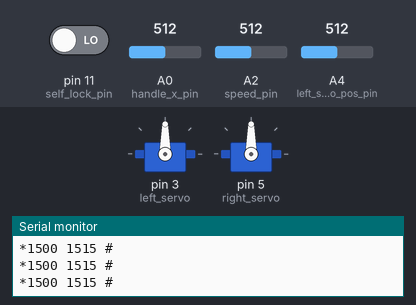
A sketch run on a simulated Arduino Uno, built with avr-gcc and run on an emulated ATmega328P. Parts: 2 × servo, the last lines printed to the serial monitor. The test bench sets the inputs (shaded band); at power-on: A0 (handle_x_pin) = 512, A4 (left_servo_pos_pin) = 512, pin 11 (self_lock_pin) LOW, A2 (speed_pin) = 512.

Above: at 1.2 s.
1.3 s: A0 (handle_x_pin) set to 716
At 2.5 s:
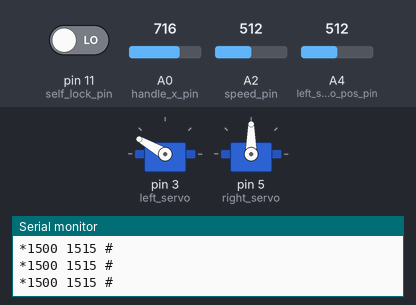
2.8 s: A4 (left_servo_pos_pin) set to 716
At 3.3 s:
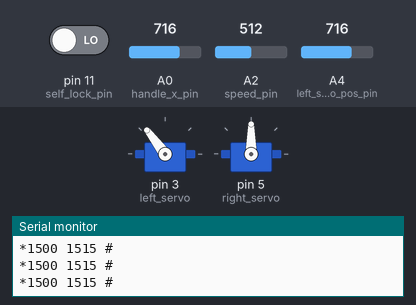
4.3 s: A0 (handle_x_pin) set to 753
5.8 s: A0 (handle_x_pin) set to 781
At 6.1 s:
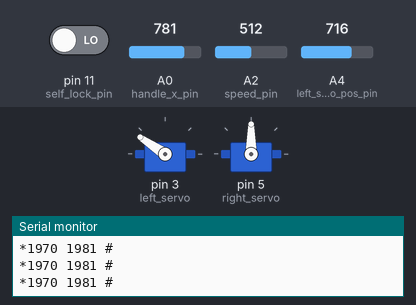
7.3 s: A4 (left_servo_pos_pin) set to 511
At 7.9 s:
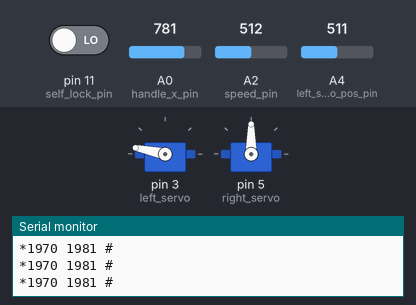
8.8 s: A4 (left_servo_pos_pin) set to 306
At 10.2 s:
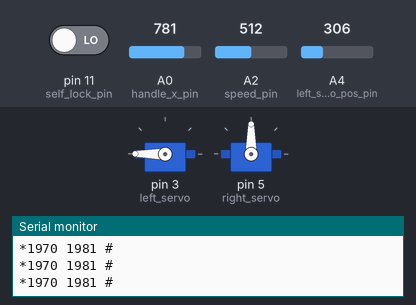
Timing chart, 0 to 11.3 s (numbered marks = the images above; inputs shaded):
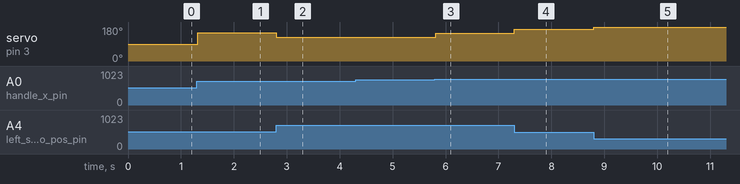

Measured:
- the behaviour switches between 766 and 767 on A0 (handle_x_pin) (found by bisection; images 2 and 3)
- after the input at 1.3 s, servo on pin 3 (left_servo): 90° → 150° at once
- after the input at 2.8 s, servo on pin 3 (left_servo): 150° → 127° at once
- after the input at 5.8 s, servo on pin 3 (left_servo): 127° → 146° at once
- after the input at 7.3 s, servo on pin 3 (left_servo): 146° → 168° at once
- after the input at 8.8 s, servo on pin 3 (left_servo): 168° → 180° at once

The sketch:

control_handle_servo_test.ino
```cpp
/*
 * DIY手柄
*/


#include <Servo.h>

#define BAUD_RATE     9600
#define SPEED_RANGE   100
#define HANDLE_MIN    0
#define HANDLE_MAX    100
#define SEND_RATE     10      //10HZ

/*
 * 定义引脚
*/
int self_lock_pin = 11;
int handle_x_pin = A0;
int handle_y_pin = A1;
int handle_z_pin = 2;
int speed_pin = A2;

int left_servo_pwm_pin = 3;
int right_servo_pwm_pin = 5;
int left_servo_pos_pin = A4;
int right_servo_pos_pin =A5;

/*
 * 通信协议定义
*/
char DATA_HEAD = '*';
char DATA_END = '#';
char DATA_SEPARATOR = ' ';

/*
 * 创建servo实例
*/
Servo left_servo;
Servo right_servo;

void setup() {
  // put your setup code here, to run once:
  pinMode(self_lock_pin,INPUT);
  pinMode(handle_z_pin,INPUT_PULLUP);
  Serial.begin(BAUD_RATE);
  left_servo.attach(3);
  right_servo.attach(5);
}

void loop() {
  int lock_status = digitalRead(self_lock_pin);
  int speed_value = analogRead(speed_pin);
  int speed_percent = map(speed_value,0,1023,0,SPEED_RANGE);

  int left_servo_pos = map(analogRead(left_servo_pos_pin),67,943,500,2500);
  int handle_x = map(analogRead(handle_x_pin),0,1024,500,2500);   //脉冲量程范围500-2500ms
  int handle_x_deg = map(handle_x,500,2500,0,300);    //脉冲转角度
  int goal_pos = handle_x;
  while(abs(left_servo_pos-handle_x)>15)
  {
    goal_pos = handle_x + 0.5*(handle_x - left_servo_pos);
    left_servo.writeMicroseconds(goal_pos);
    left_servo_pos = map(analogRead(left_servo_pos_pin),67,943,500,2500);
    handle_x = map(analogRead(handle_x_pin),0,1024,500,2500);
    }


  //int handle_y = map(analogRead(handle_y_pin),0,1024,HANDLE_MAX,HANDLE_MIN);
  //int handle_z = digitalRead(handle_z_pin);
  //int left_servo_pos = map(analogRead(left_servo_pos_pin),67,943,0,300);  //角度实际位置，0.22v-4.78v
  //delay(abs(17*(handle_x_deg-left_servo_pos)));
  //delay(5);

  //left_servo_pos = analogRead(left_servo_pos_pin);


  int datas[]={handle_x,left_servo_pos};
  int len = sizeof(datas)/sizeof(datas[0]);
  outPutData(datas,len);

}

void outPutData(int datas[],int len)
{
  Serial.print(DATA_HEAD);
  for(int i=0;i<len;i++)
  {
    Serial.print(datas[i]);
    Serial.print(DATA_SEPARATOR);

   }
   if(len-1!=1)
    Serial.print(datas[len-1]);
   Serial.println(DATA_END);
   delay(1000/SEND_RATE);


}
```
